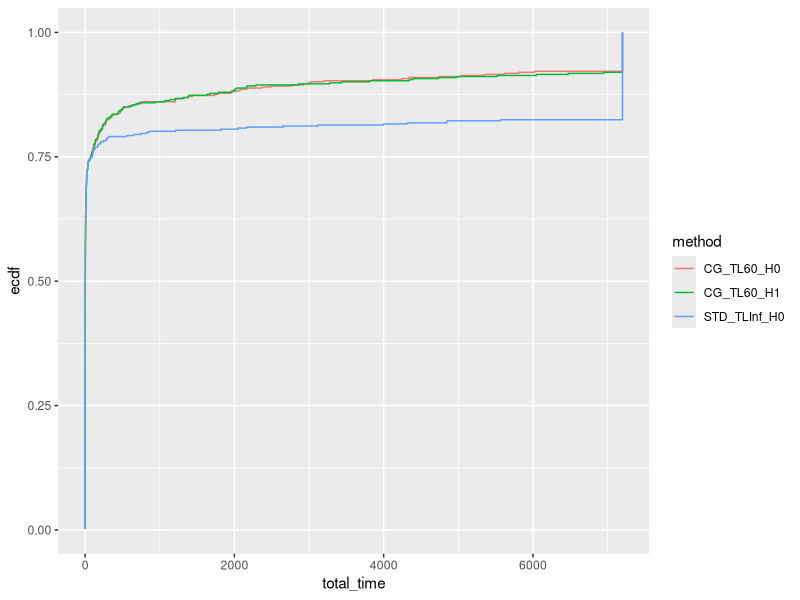
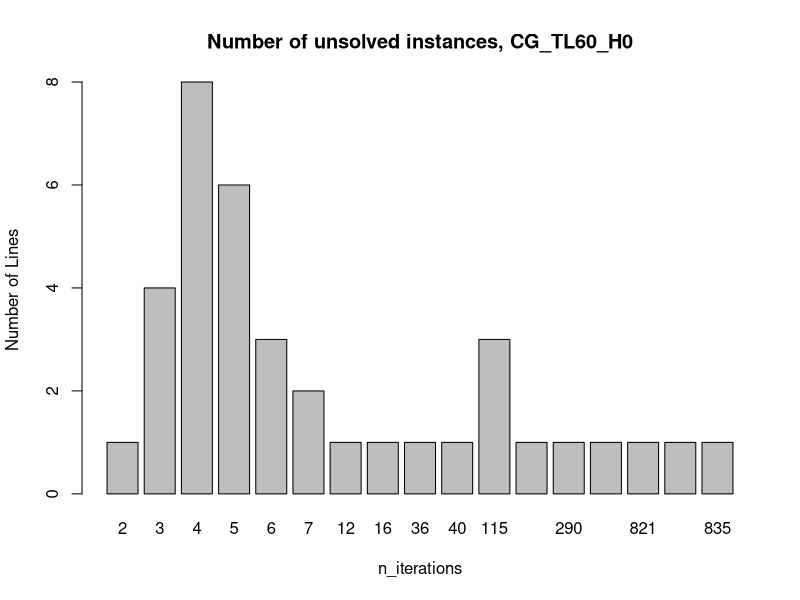
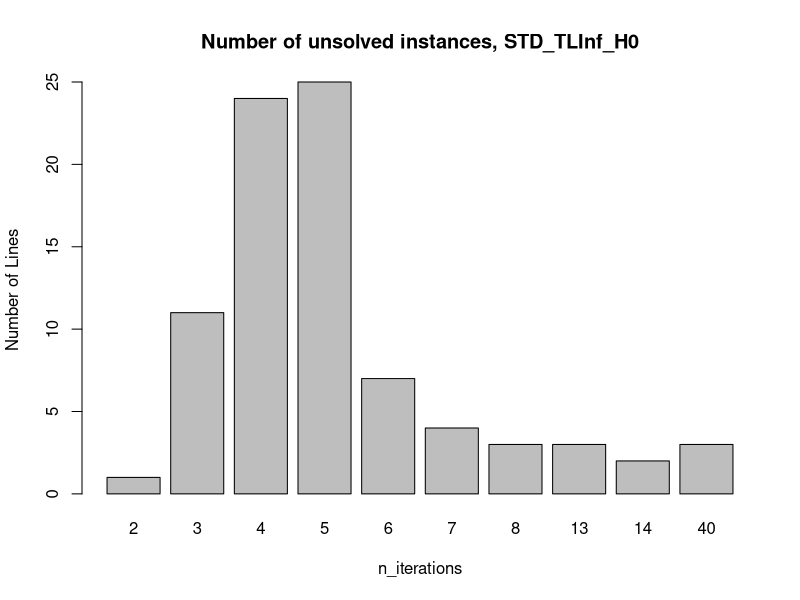
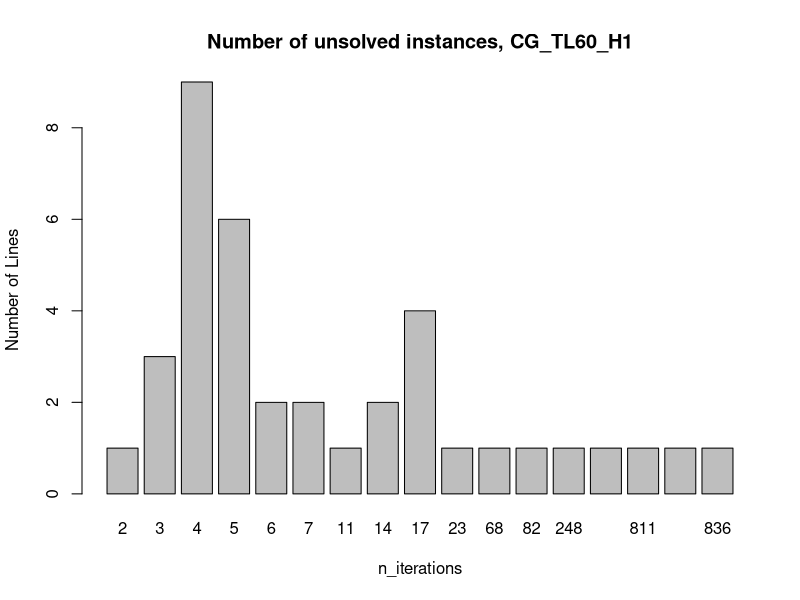

Here is the R script that generated these plots, in order:
## ---- chunk 1
library(rmarkdown)
library(kableExtra)
library(tidyr)
library(ggplot2)
library(dplyr)
## ---- chunk 2
data = read.csv("results.jsp.csv", header = FALSE)
colnames(data) = c("tag", "instance", "standard_phase_time_limit", "master_solver", "status", "reason", "has_large_scaled", "n_iterations", "total_time", "master_time", "adversarial_time", "best_bound", "best_obj", "relative_gap", "absolute_gap", "adversarial_unexpected_status",  "with_heuristic", "with_non_optimal_pricing", "n_jobs", "Gamma", "blank")
data = data[, !(names(data) %in% c("tag", "blank"))]
data[data$total_time > 7200,]$total_time = 7200
paged_table(data)
## ---- chunk 3
data$method = paste0(data$master_solver, "_TL", data$standard_phase_time_limit, "_H", data$with_heuristic)
unique(data$method)
data = data[data$method != "STD_TLInf_H1" & data$method != "CG_TL120_H0" & data$method != "CG_TL120_H1",]
## ---- chunk 4
ggplot(data, aes(x = total_time, col = method)) + stat_ecdf(pad = FALSE) + coord_cartesian(xlim = c(0,7200))
## ---- chunk 5
library(dplyr)

data_with_ecdf = data %>%
  group_by(method) %>%
  arrange(total_time) %>%
  mutate(ecdf_value = ecdf(total_time)(total_time)) %>%
  ungroup()

for (method in unique(data_with_ecdf$method)) {
  output = data_with_ecdf[data_with_ecdf$method == method,]
  output = output[,c("total_time", "ecdf_value")]
  output$log_total_time = log10(output$total_time)
  output = output[output$total_time < 7200,]
  write.csv(output, file = paste0(method, ".csv"), row.names = FALSE)
}
## ---- chunk 6
for (method in unique(data_with_ecdf$method)) {
  filtered_data <- data[data$method == method,] %>%
    filter(total_time == 7200) %>%
    group_by(n_iterations) %>%
    summarize(count = n()) %>%
    ungroup()
  
  # Create a bar plot
  barplot(filtered_data$count, names.arg = filtered_data$n_iterations, xlab = "n_iterations", ylab = "Number of Lines",  main = paste0("Number of unsolved instances, ", method))
}
## ---- chunk 7
# Calculate the summary statistics for instances with total_time < 7200
summary_data_lt_7200 <- data %>%
  filter(total_time < 7200) %>%
  group_by(n_jobs, Gamma, method) %>%
  summarize(
    avg_total_time = mean(total_time, na.rm = TRUE),
    avg_master_time = mean(master_time, na.rm = TRUE),
    avg_adversarial_time = mean(adversarial_time, na.rm = TRUE),
    avg_n_iterations = mean(n_iterations, na.rm = TRUE),
    sum_has_large_scaled = sum(has_large_scaled),
    num_lines = n()
  ) %>%
  ungroup() %>%
  arrange(n_jobs, Gamma, method)

# Calculate the summary statistics for instances with total_time >= 7200
summary_data_ge_7200 <- data %>%
  filter(total_time >= 7200) %>%
  group_by(n_jobs, Gamma, method) %>%
  summarize(
    avg_n_iterations_unsolved = mean(n_iterations, na.rm = TRUE),
    num_lines_unsolved = n()
  ) %>%
  ungroup() %>%
  arrange(n_jobs, Gamma, method)

# Transpose the data for method to be above the table
transposed_data_lt_7200 <- summary_data_lt_7200 %>%
  pivot_wider(names_from = method, values_from = avg_total_time:num_lines)

transposed_data_ge_7200 <- summary_data_ge_7200 %>%
  pivot_wider(names_from = method, values_from = avg_n_iterations_unsolved:num_lines_unsolved) %>%
  select(-n_jobs, -Gamma)

# Create a table using kable
summary_table <- cbind(
  transposed_data_lt_7200,
  transposed_data_ge_7200
) %>%
  kable() %>%
  kable_styling(full_width = FALSE, position = "center")

# Print the table
summary_table
